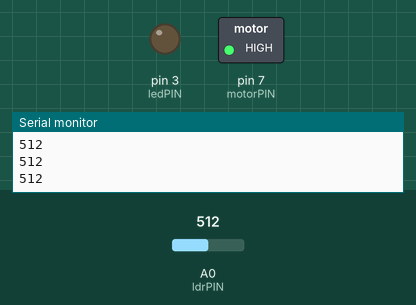
Recording of a sketch running on a simulated Arduino Uno, built with avr-gcc and run on an emulated ATmega328P. Shown: switched loads named in the sketch (green lamp = pin HIGH), output pins drawn as LEDs (lit = HIGH), the last lines printed to the serial monitor. Inputs (shaded band) come from the test bench; at power-on: A0 (ldrPIN) = 512.

Above: at 1.2 s.
1.3 s: A0 (ldrPIN) set to 290
2.8 s: A0 (ldrPIN) set to 266
At 3.2 s:
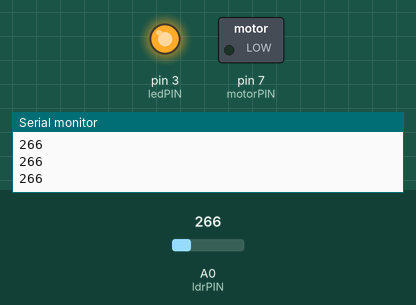
4.3 s: A0 (ldrPIN) set to 292
At 5.5 s:
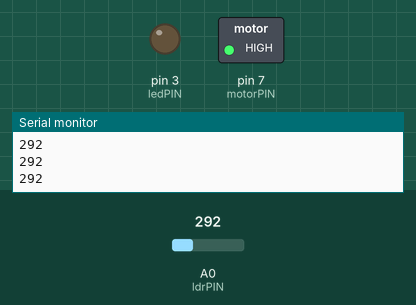
5.8 s: A0 (ldrPIN) set to 272
At 6.7 s:
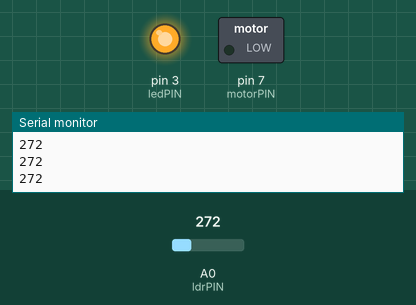
Timing chart, 0 to 8.3 s (numbered marks = the images above; inputs shaded):
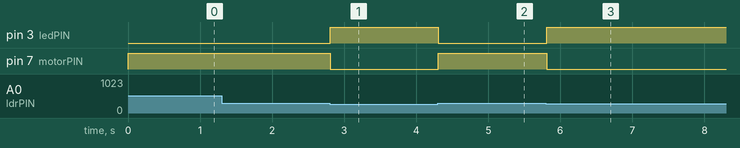

The sketch:

grouprep.ino
```cpp
/*
* Name: Thema 3 Gruppenrep. für LB 121
* Autor: Lukas Bauer
* Datum: 14.12.2015
*/

int ledPIN = 3;
int ldrPIN = A0;
int ldrValue = 0;
int motorPIN = 7;

void setup()
{
  pinMode(ldrPIN, INPUT);
  pinMode(ledPIN, OUTPUT);
  pinMode(motorPIN, OUTPUT);
  Serial.begin(9600);
}

void loop()
{
  ldrValue = analogRead(ldrPIN);
  Serial.println(ldrValue);

  if (ldrValue <= 282)
  {
    digitalWrite(ledPIN, HIGH);
    digitalWrite(motorPIN, LOW);
  }
  else {
  	 digitalWrite(ledPIN, LOW);
     digitalWrite(motorPIN, HIGH);
  }
}
```

Measured:
- the behaviour switches between 283 and 282 on A0 (ldrPIN) (found by bisection; images 0 and 1)
- after the input at 2.8 s, pin 3 (ledPIN): LOW → HIGH at once; pin 7 (motorPIN): HIGH → LOW at once
- after the input at 4.3 s, pin 3 (ledPIN): HIGH → LOW at once; pin 7 (motorPIN): LOW → HIGH at once
- after the input at 5.8 s, pin 3 (ledPIN): LOW → HIGH at once; pin 7 (motorPIN): HIGH → LOW at once
